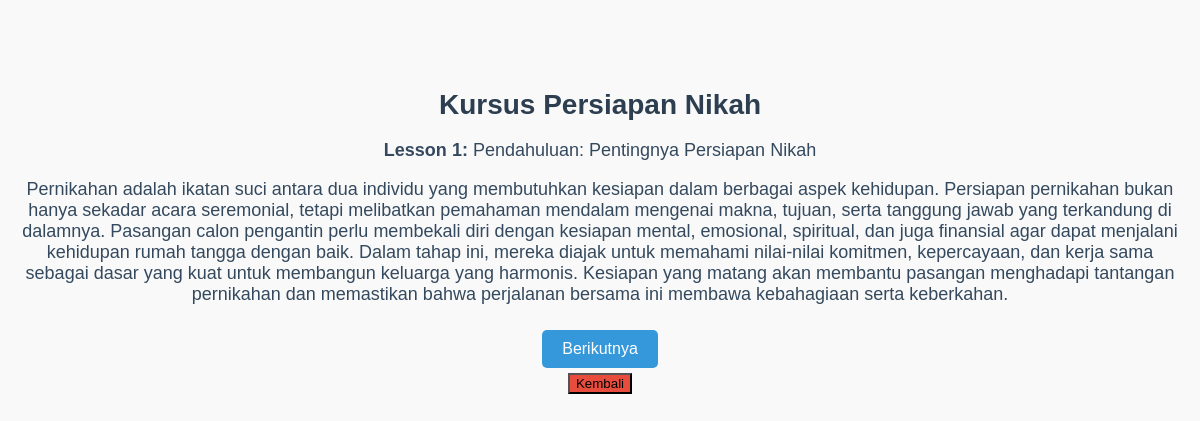
The app's page /nextStep/features/courses.php with its own data.
### tables this page shows
CREATE TABLE `lessons` (
  `id` int(11) NOT NULL,
  `lesson_title` varchar(255) NOT NULL,
  `lesson_content` text NOT NULL,
  `lesson_order` int(11) NOT NULL
);

### nextStep/features/courses.php (the view, shortened to what this page needs)
<?php
include '../includes/db.php';
$current_lesson_order = isset($_GET['lesson']) ? (int)$_GET['lesson'] : 1;
$sql = "SELECT * FROM lessons WHERE lesson_order = $current_lesson_order";
$result = mysqli_query($conn, $sql);
if ($result && mysqli_num_rows($result) > 0) {
    $lesson = mysqli_fetch_assoc($result);
} else {
    header("Location: course.php?lesson=1");
    exit;
}
$next_sql = "SELECT lesson_order FROM lessons WHERE lesson_order = " . ($current_lesson_order + 1);
$next_result = mysqli_query($conn, $next_sql);
$next_exists = mysqli_num_rows($next_result) > 0;
$next_lesson_order = $next_exists ? mysqli_fetch_assoc($next_result)['lesson_order'] : null;
?>
<!DOCTYPE html>
<html lang="id">
<head>
</head>
<body>
    <div class="container">
        <h1>Kursus Persiapan Nikah</h1>
        <p><strong>Lesson <?php echo $lesson['id']; ?>:</strong> <?php echo $lesson['lesson_title']; ?></p>
        <p><?php echo $lesson['lesson_content']; ?></p>
        <div class="navigation">
            <?php if ($next_exists) { ?>
                <a href="courses.php?lesson=<?php echo $next_lesson_order; ?>">
                    <button class="nav-button">Berikutnya</button>
                </a>
            <?php } ?>
        </div>
        <button class="back-button" onclick="window.location.href='pre_marriage.php';">Kembali</button>
    </div>
</body>
</html>

### nextStep/features/courses.php (style rules this page uses)
body { font-family: Arial, sans-serif; background-color: #f9f9f9; margin: 0; padding: 0; text-align: center; }
.container { padding: 20px; margin-top: 50px; }
h1 { font-size: 28px; color: #2c3e50; }
p { font-size: 18px; color: #34495e; }
.navigation { margin-top: 20px; }
.nav-button { background-color: #3498db; color: white; padding: 10px 20px; font-size: 16px; border: none; cursor: pointer; border-radius: 5px; margin: 5px; }
.back-button { background-color: #e74c3c; }

### records on screen
lessons: id "1", lesson_title "Pendahuluan: Pentingnya Persiapan Nikah", lesson_content "Pernikahan adalah ikatan suci antara dua individu yang membutuhkan kesiapan dalam berbagai aspek kehidupan. Persiapan pernikahan bukan hanya sekadar acara seremonial, tetapi melibatkan pemahaman mendalam mengenai makna, tujuan, serta tanggung jawab yang terkandung di dalamnya. Pasangan calon pengantin perlu membekali diri dengan kesiapan mental, emosional, spiritual, dan juga finansial agar dapat menjalani kehidupan rumah tangga dengan baik. Dalam tahap ini, mereka diajak untuk memahami nilai-nilai komitmen, kepercayaan, dan kerja sama sebagai dasar yang kuat untuk membangun keluarga yang harmonis. Kesiapan yang matang akan membantu pasangan menghadapi tantangan pernikahan dan memastikan…"
